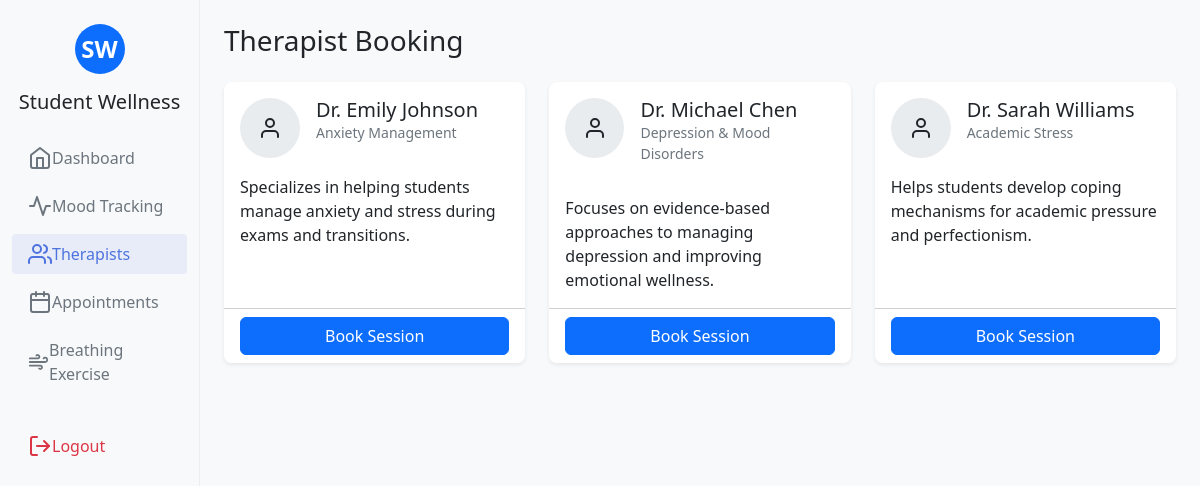
/therapist/list/ (signed in), run on the app's committed database.
### student/models.py (models this page shows, shortened)
class Therapist(models.Model):
    name = models.CharField(max_length=100)
    specialization = models.CharField(max_length=100)
    description = models.TextField()
    is_available = models.BooleanField(default=True)

### student/views.py (the view)
# urls.py: path('therapist/list/', views.therapist_list, name='therapist_list'),
@login_required
def therapist_list(request):
    therapists = Therapist.objects.filter(is_available=True)
    return render(request, 'therapist_booking.html', {'therapists': therapists})

### templates/therapist_booking.html (shortened to what this page needs)
{% extends 'base.html' %}
{% block content %}
<div class="row mb-4">
    <div class="col-12">
        <h1 class="h3 mb-0">Therapist Booking</h1>
    </div>
</div>
{% if show_appointments %}
    <div class="card shadow-sm mb-4">
        <div class="card-header bg-white d-flex justify-content-between align-items-center">
            <h5 class="mb-0">Your Appointments</h5>
            <a href="{% url 'therapist_list' %}" class="btn btn-sm btn-primary">Book New Appointment</a>
        </div>
        <div class="card-body p-0">
            {% if appointments %}
                <div class="table-responsive">
                    <table class="table table-hover mb-0">
                        <thead class="table-light">
                            <tr>
                                <th>Therapist</th>
                                <th>Date & Time</th>
                                <th>Status</th>
                                <th>Reason</th>
                            </tr>
                        </thead>
                        <tbody>
                            {% for appointment in appointments %}
                                <tr>
                                    <td>{{ appointment.therapist.name }}</td>
                                    <td>{{ appointment.appointment_date|date:"M d, Y" }} at {{ appointment.appointment_date|time:"g:i A" }}</td>
                                    <td>
                                        <span class="badge
                                            {% if appointment.status == 'confirmed' %}bg-success
                                            {% elif appointment.status == 'pending' %}bg-warning
                                            {% elif appointment.status == 'cancelled' %}bg-danger
                                            {% else %}bg-secondary{% endif %}">
                                            {{ appointment.get_status_display }}
                                        </span>
                                    </td>
                                    <td>{{ appointment.reason|truncatechars:50 }}</td>
                                </tr>
                            {% endfor %}
                        </tbody>
                    </table>
                </div>
            {% else %}
                <div class="text-center py-5">
                    <i data-feather="calendar" style="width: 48px; height: 48px;" class="text-muted mb-3"></i>
                    <h5>No appointments yet</h5>
                    <p class="text-muted">Book your first appointment with a therapist</p>
                    <a href="{% url 'therapist_list' %}" class="btn btn-primary mt-2">Find a Therapist</a>
                </div>
            {% endif %}
        </div>
    </div>
{% else %}
    <div class="row">
        {% if therapists %}
            {% for therapist in therapists %}
                <div class="col-md-4 mb-4">
                    <div class="card shadow-sm h-100">
                        <div class="card-body">
                            <div class="d-flex">
                                <div class="avatar-circle me-3">
                                    <i data-feather="user"></i>
                                </div>
                                <div>
                                    <h5 class="card-title mb-0">{{ therapist.name }}</h5>
                                    <p class="text-muted small">{{ therapist.specialization }}</p>
                                </div>
                            </div>
                            <p class="card-text mt-3">{{ therapist.description|truncatechars:120 }}</p>
                        </div>
                        <div class="card-footer bg-white">
                            <a href="{% url 'book_therapist' therapist.id %}" class="btn btn-primary d-block">Book Session</a>
                        </div>
                    </div>
                </div>
            {% endfor %}
        {% else %}
            <div class="col-12">
                <div class="alert alert-info">
                    No therapists are available at the moment. Please check back later.
                </div>
            </div>
        {% endif %}
    </div>
{% endif %}
{% endblock %}

### templates/base.html (shortened to what this page needs)
<!DOCTYPE html>
<html lang="en">
<head>
    <link href="https://cdn.jsdelivr.net/npm/bootstrap@5.2.3/dist/css/bootstrap.min.css" rel="stylesheet">
    <link href="https://cdn.jsdelivr.net/npm/fullcalendar@5.11.3/main.min.css" rel="stylesheet">
    <link rel="stylesheet" href="https://cdn.jsdelivr.net/npm/chart.js@3.9.1/dist/chart.min.css">
    <link rel="stylesheet" href="/static/css/style.css">
</head>
<body>
    <div class="container-fluid">
        <div class="row">
            {% if user.is_authenticated %}
            <div class="col-md-2 bg-light sidebar py-4 min-vh-100">
                <div class="text-center mb-4">
                    <div class="logo-container rounded-circle bg-primary text-white d-flex align-items-center justify-content-center mx-auto mb-3">
                        <span class="fs-4 fw-bold">SW</span>
                    </div>
                    <h5 class="mb-0">Student Wellness</h5>
                </div>
                <ul class="nav flex-column">
                    <li class="nav-item mb-2">
                        <a class="nav-link {% if request.path == '/dashboard/' %}active{% endif %}" href="{% url 'dashboard' %}">
                            <i data-feather="home"></i> Dashboard
                        </a>
                    </li>
                    <li class="nav-item mb-2">
                        <a class="nav-link {% if 'mood/history' in request.path %}active{% endif %}" href="{% url 'mood_history' %}">
                            <i data-feather="activity"></i> Mood Tracking
                        </a>
                    </li>
                    <li class="nav-item mb-2">
                        <a class="nav-link {% if 'therapist' in request.path %}active{% endif %}" href="{% url 'therapist_list' %}">
                            <i data-feather="users"></i> Therapists
                        </a>
                    </li>
                    <li class="nav-item mb-2">
                        <a class="nav-link {% if 'appointments' in request.path %}active{% endif %}" href="{% url 'appointment_list' %}">
                            <i data-feather="calendar"></i> Appointments
                        </a>
                    </li>
                    <li class="nav-item mb-2">
                        <a class="nav-link {% if 'breathing' in request.path %}active{% endif %}" href="{% url 'breathing_exercise' %}">
                            <i data-feather="wind"></i> Breathing Exercise
                        </a>
                    </li>
                    <li class="nav-item mt-4">
                        <a class="nav-link text-danger" href="{% url 'logout' %}">
                            <i data-feather="log-out"></i> Logout
                        </a>
                    </li>
                </ul>
            </div>
            {% endif %}
            <div class="{% if user.is_authenticated %}col-md-10{% else %}col-md-12{% endif %} py-4">
                <div class="container">
                    {% block content %}{% endblock %}
                </div>
            </div>
        </div>
    </div>
</body>
</html>

### static/css/style.css (style rules this page uses)
:root { --primary-color: #4e73df; --secondary-color: #6c757d; --success-color: #1cc88a; --info-color: #36b9cc; --warning-color: #f6c23e; --danger-color: #e74a3b; --light-color: #f8f9fc; --dark-color: #5a5c69; --happy-color: #4CAF50; --calm-color: #2196F3; --neutral-color: #9E9E9E; --anxious-color: #FFC107; --sad-color: #2196F3; --angry-color: #F44336; }
body { background-color: #f8f9fa; font-family: 'Segoe UI', Tahoma, Geneva, Verdana, sans-serif; }
.sidebar { border-right: 1px solid #eee; }
.logo-container { width: 50px; height: 50px; }
.sidebar .nav-link { color: #6c757d; display: flex; align-items: center; padding: 0.5rem 1rem; border-radius: 0.25rem; }
.sidebar .nav-link.active { background-color: rgba(78, 115, 223, 0.1); color: var(--primary-color); }
.card { border: none; border-radius: 0.5rem; overflow: hidden; }
.avatar-circle { width: 60px; height: 60px; background-color: #e9ecef; border-radius: 50%; display: flex; justify-content: center; align-items: center; }

### data on the page
Therapist: name "Dr. Emily Johnson", specialization "Anxiety Management", description "Specializes in helping students manage anxiety and stress during exams and transitions."
Therapist: name "Dr. Michael Chen", specialization "Depression & Mood Disorders", description "Focuses on evidence-based approaches to managing depression and improving emotional wellness."
Therapist: name "Dr. Sarah Williams", specialization "Academic Stress", description "Helps students develop coping mechanisms for academic pressure and perfectionism."
